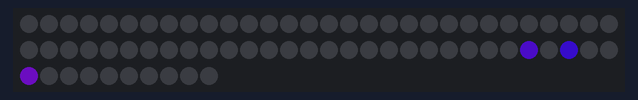
Recording of a sketch running on a simulated Arduino Uno, built with avr-gcc and run on an emulated ATmega328P. Shown: 70 RGB LEDs in strip order, left to right, continuing on the next row. Dim RGB values are drawn brighter than linear; colours are those a GRB WS2812 strip shows for the declared byte order.

Above: at 1.15 s.
At 2.67 s:
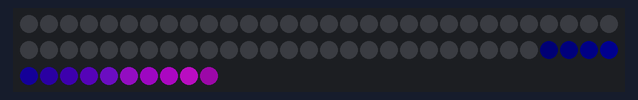
At 4.48 s:
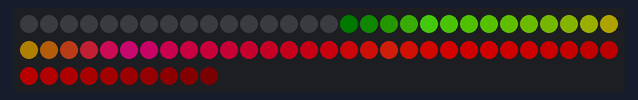
At 8.08 s:
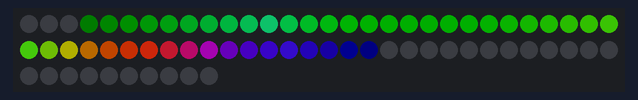
At 11.39 s:
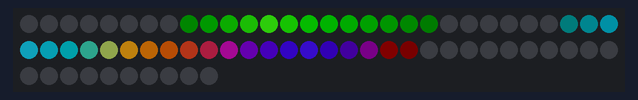
At 14.9 s:
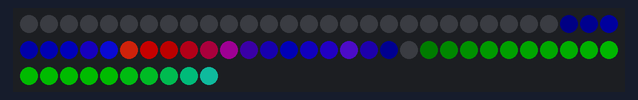

The sketch:

Blendwave.ino
```cpp
/* blur
 *
 * By: ????
 *
 * Modified by: Andrew Tuline
 *
 * Date: July, 2015
 *
 * Let's try the blur function. If you look carefully at the animation, sometimes there's a smooth gradient between each LED.
 * Other times, the difference between them is quite significant. Thanks for the blur.
 *
 */

#include "FastLED.h"                                          // FastLED library.

#if FASTLED_VERSION < 3001000
#error "Requires FastLED 3.1 or later; check github for latest code."
#endif

// Fixed definitions cannot change on the fly.
#define LED_DT 8                                             // Data pin to connect to the strip.
#define LED_CK 11                                             // Clock pin for WS2801 or APA102.
#define COLOR_ORDER BGR                                       // It's GRB for WS2812 and BGR for APA102.
#define LED_TYPE WS2812B                                       // Using APA102, WS2812, WS2801. Don't forget to modify LEDS.addLeds to suit.
#define NUM_LEDS 70                                           // Number of LED's.

// Global variables can be changed on the fly.
uint8_t max_bright = 128;                                      // Overall brightness definition. It can be changed on the fly.

struct CRGB leds[NUM_LEDS];                                   // Initialize our LED array.


void setup() {

  Serial.begin(115200);                                        // Initialize serial port for debugging.
  delay(1000);                                                // Soft startup to ease the flow of electrons.

//  LEDS.addLeds<LED_TYPE, LED_DT, LED_CK, COLOR_ORDER>(leds, NUM_LEDS);  // Use this for WS2801 or APA102
  LEDS.addLeds<LED_TYPE, LED_DT, COLOR_ORDER>(leds, NUM_LEDS);  // Use this for WS2812

  FastLED.setBrightness(max_bright);
  FastLED.setMaxPowerInVoltsAndMilliamps(5, 500);               // FastLED Power management set at 5V, 500mA.

} // setup()


void loop() {

  uint8_t blurAmount = dim8_raw( beatsin8(3,64, 192) );       // A sinewave at 3 Hz with values ranging from 64 to 192.
  blur1d( leds, NUM_LEDS, blurAmount);                        // Apply some blurring to whatever's already on the strip, which will eventually go black.

  uint8_t  i = beatsin8(  9, 0, NUM_LEDS);
  uint8_t  j = beatsin8( 7, 0, NUM_LEDS);
  uint8_t  k = beatsin8(  5, 0, NUM_LEDS);

  // The color of each point shifts over time, each at a different speed.
  uint16_t ms = millis();
  leds[(i+j)/2] = CHSV( ms / 29, 200, 255);
  leds[(j+k)/2] = CHSV( ms / 41, 200, 255);
  leds[(k+i)/2] = CHSV( ms / 73, 200, 255);
  leds[(k+i+j)/3] = CHSV( ms / 53, 200, 255);

  FastLED.show();

} // loop()
```
